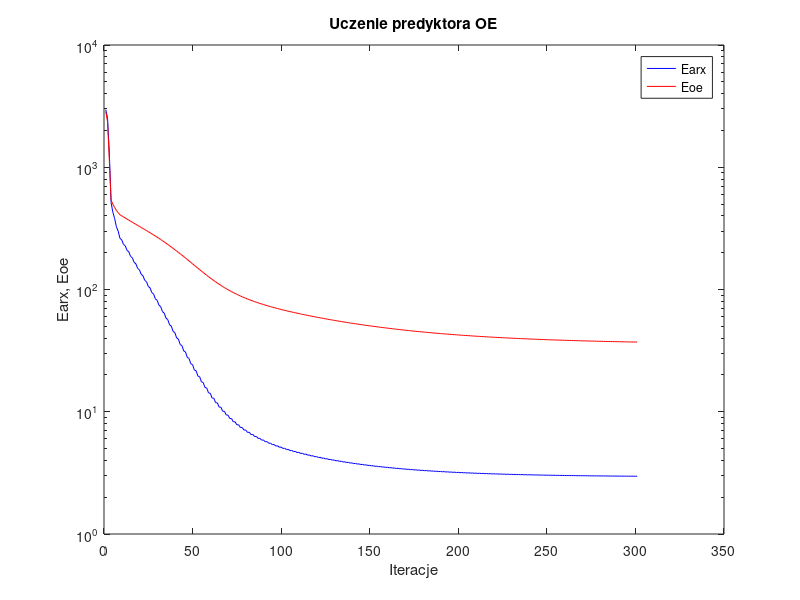
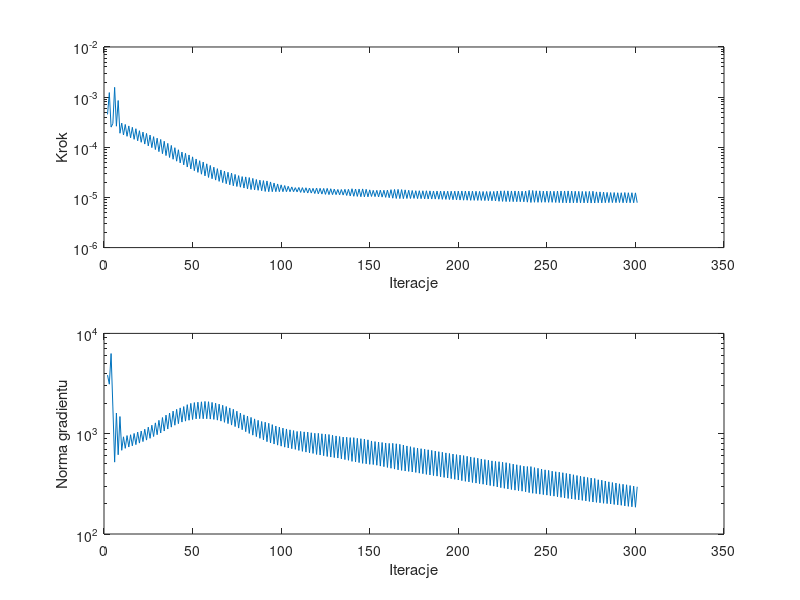

MATLAB code for these plots, in order:
%uczenie predyktora oe
clear all;
n=0; farx(n+1)=2.963273e+003; foe(n+1)=2.853806e+003; wspucz(n+1)=0.000000e+000; ng(n+1)=0.000000e+000;
n=1; farx(n+1)=2.516370e+003; foe(n+1)=2.350616e+003; krok(n+1)=4.526501e-004; ng(n+1)=3.838355e+003;
n=2; farx(n+1)=1.311185e+003; foe(n+1)=1.141879e+003; krok(n+1)=1.231621e-003; ng(n+1)=3.115101e+003;
n=3; farx(n+1)=5.133767e+002; foe(n+1)=5.374670e+002; krok(n+1)=2.526617e-004; ng(n+1)=6.294057e+003;
n=4; farx(n+1)=4.292630e+002; foe(n+1)=4.982598e+002; krok(n+1)=2.981997e-004; ng(n+1)=1.847855e+003;
n=5; farx(n+1)=3.807287e+002; foe(n+1)=4.691541e+002; krok(n+1)=1.567808e-003; ng(n+1)=5.206186e+002;
n=6; farx(n+1)=3.258985e+002; foe(n+1)=4.431566e+002; krok(n+1)=2.632539e-004; ng(n+1)=1.608031e+003;
n=7; farx(n+1)=3.002250e+002; foe(n+1)=4.253794e+002; krok(n+1)=8.567570e-004; ng(n+1)=6.165795e+002;
n=8; farx(n+1)=2.622677e+002; foe(n+1)=4.089311e+002; krok(n+1)=1.906226e-004; ng(n+1)=1.482772e+003;
n=9; farx(n+1)=2.551008e+002; foe(n+1)=4.006414e+002; krok(n+1)=3.032495e-004; ng(n+1)=6.831062e+002;
n=10; farx(n+1)=2.339431e+002; foe(n+1)=3.923650e+002; krok(n+1)=1.764835e-004; ng(n+1)=9.310053e+002;
n=11; farx(n+1)=2.278335e+002; foe(n+1)=3.845177e+002; krok(n+1)=2.852628e-004; ng(n+1)=7.146979e+002;
n=12; farx(n+1)=2.089079e+002; foe(n+1)=3.766869e+002; krok(n+1)=1.654720e-004; ng(n+1)=9.579177e+002;
n=13; farx(n+1)=2.033976e+002; foe(n+1)=3.692707e+002; krok(n+1)=2.666638e-004; ng(n+1)=7.363477e+002;
n=14; farx(n+1)=1.866428e+002; foe(n+1)=3.618835e+002; krok(n+1)=1.548038e-004; ng(n+1)=9.760910e+002;
n=15; farx(n+1)=1.816632e+002; foe(n+1)=3.548502e+002; krok(n+1)=2.501060e-004; ng(n+1)=7.571815e+002;
n=16; farx(n+1)=1.667715e+002; foe(n+1)=3.478371e+002; krok(n+1)=1.440996e-004; ng(n+1)=1.005578e+003;
n=17; farx(n+1)=1.622569e+002; foe(n+1)=3.411235e+002; krok(n+1)=2.345280e-004; ng(n+1)=7.780159e+002;
n=18; farx(n+1)=1.489023e+002; foe(n+1)=3.344302e+002; krok(n+1)=1.347782e-004; ng(n+1)=1.037529e+003;
n=19; farx(n+1)=1.449978e+002; foe(n+1)=3.280498e+002; krok(n+1)=2.141893e-004; ng(n+1)=8.060507e+002;
n=20; farx(n+1)=1.330861e+002; foe(n+1)=3.216790e+002; krok(n+1)=1.258665e-004; ng(n+1)=1.062875e+003;
n=21; farx(n+1)=1.295657e+002; foe(n+1)=3.155091e+002; krok(n+1)=2.008920e-004; ng(n+1)=8.344882e+002;
n=22; farx(n+1)=1.188537e+002; foe(n+1)=3.093207e+002; krok(n+1)=1.159103e-004; ng(n+1)=1.107598e+003;
n=23; farx(n+1)=1.156402e+002; foe(n+1)=3.032907e+002; krok(n+1)=1.889980e-004; ng(n+1)=8.632326e+002;
n=24; farx(n+1)=1.059587e+002; foe(n+1)=2.972362e+002; krok(n+1)=1.067522e-004; ng(n+1)=1.162059e+003;
n=25; farx(n+1)=1.030983e+002; foe(n+1)=2.913372e+002; krok(n+1)=1.752622e-004; ng(n+1)=8.991930e+002;
n=26; farx(n+1)=9.436125e+001; foe(n+1)=2.854110e+002; krok(n+1)=9.833971e-005; ng(n+1)=1.215485e+003;
n=27; farx(n+1)=9.180973e+001; foe(n+1)=2.796023e+002; krok(n+1)=1.629504e-004; ng(n+1)=9.372581e+002;
n=28; farx(n+1)=8.391103e+001; foe(n+1)=2.737610e+002; krok(n+1)=9.016768e-005; ng(n+1)=1.282047e+003;
n=29; farx(n+1)=8.163280e+001; foe(n+1)=2.680127e+002; krok(n+1)=1.519651e-004; ng(n+1)=9.769763e+002;
n=30; farx(n+1)=7.450659e+001; foe(n+1)=2.622183e+002; krok(n+1)=8.191911e-005; ng(n+1)=1.359301e+003;
n=31; farx(n+1)=7.241523e+001; foe(n+1)=2.564659e+002; krok(n+1)=1.433605e-004; ng(n+1)=1.016405e+003;
n=32; farx(n+1)=6.594780e+001; foe(n+1)=2.506857e+002; krok(n+1)=7.454994e-005; ng(n+1)=1.449482e+003;
n=33; farx(n+1)=6.412611e+001; foe(n+1)=2.449917e+002; krok(n+1)=1.319295e-004; ng(n+1)=1.062986e+003;
n=34; farx(n+1)=5.827732e+001; foe(n+1)=2.392774e+002; krok(n+1)=6.831655e-005; ng(n+1)=1.531276e+003;
n=35; farx(n+1)=5.674230e+001; foe(n+1)=2.336810e+002; krok(n+1)=1.197273e-004; ng(n+1)=1.113071e+003;
n=36; farx(n+1)=5.148361e+001; foe(n+1)=2.280707e+002; krok(n+1)=6.263953e-005; ng(n+1)=1.606335e+003;
n=37; farx(n+1)=5.018379e+001; foe(n+1)=2.225629e+002; krok(n+1)=1.089132e-004; ng(n+1)=1.162348e+003;
n=38; farx(n+1)=4.544983e+001; foe(n+1)=2.170730e+002; krok(n+1)=5.770216e-005; ng(n+1)=1.679244e+003;
n=39; farx(n+1)=4.439817e+001; foe(n+1)=2.117151e+002; krok(n+1)=9.817829e-005; ng(n+1)=1.214776e+003;
n=40; farx(n+1)=4.016527e+001; foe(n+1)=2.063630e+002; krok(n+1)=5.285018e-005; ng(n+1)=1.748931e+003;
n=41; farx(n+1)=3.928025e+001; foe(n+1)=2.011170e+002; krok(n+1)=8.923578e-005; ng(n+1)=1.258671e+003;
n=42; farx(n+1)=3.549334e+001; foe(n+1)=1.959428e+002; krok(n+1)=4.888219e-005; ng(n+1)=1.808557e+003;
n=43; farx(n+1)=3.480010e+001; foe(n+1)=1.908931e+002; krok(n+1)=8.029770e-005; ng(n+1)=1.305601e+003;
n=44; farx(n+1)=3.145093e+001; foe(n+1)=1.859079e+002; krok(n+1)=4.461789e-005; ng(n+1)=1.864679e+003;
n=45; farx(n+1)=3.084417e+001; foe(n+1)=1.809672e+002; krok(n+1)=7.583697e-005; ng(n+1)=1.334363e+003;
n=46; farx(n+1)=2.784919e+001; foe(n+1)=1.761037e+002; krok(n+1)=4.041939e-005; ng(n+1)=1.947004e+003;
n=47; farx(n+1)=2.734580e+001; foe(n+1)=1.713417e+002; krok(n+1)=7.028870e-005; ng(n+1)=1.362179e+003;
n=48; farx(n+1)=2.468941e+001; foe(n+1)=1.666730e+002; krok(n+1)=3.693259e-005; ng(n+1)=2.006373e+003;
n=49; farx(n+1)=2.428342e+001; foe(n+1)=1.621318e+002; krok(n+1)=6.446963e-005; ng(n+1)=1.384945e+003;
n=50; farx(n+1)=2.193684e+001; foe(n+1)=1.577177e+002; krok(n+1)=3.415827e-005; ng(n+1)=2.042403e+003;
n=51; farx(n+1)=2.163463e+001; foe(n+1)=1.534607e+002; krok(n+1)=5.845176e-005; ng(n+1)=1.405786e+003;
n=52; farx(n+1)=1.957785e+001; foe(n+1)=1.493295e+002; krok(n+1)=3.161211e-005; ng(n+1)=2.061028e+003;
n=53; farx(n+1)=1.934537e+001; foe(n+1)=1.453371e+002; krok(n+1)=5.400102e-005; ng(n+1)=1.413901e+003;
n=54; farx(n+1)=1.754682e+001; foe(n+1)=1.414729e+002; krok(n+1)=2.907853e-005; ng(n+1)=2.079437e+003;
n=55; farx(n+1)=1.735804e+001; foe(n+1)=1.377262e+002; krok(n+1)=5.083014e-005; ng(n+1)=1.409027e+003;
n=56; farx(n+1)=1.577613e+001; foe(n+1)=1.341155e+002; krok(n+1)=2.689352e-005; ng(n+1)=2.096914e+003;
n=57; farx(n+1)=1.563984e+001; foe(n+1)=1.306654e+002; krok(n+1)=4.685521e-005; ng(n+1)=1.409652e+003;
n=58; farx(n+1)=1.426424e+001; foe(n+1)=1.273472e+002; krok(n+1)=2.503350e-005; ng(n+1)=2.083730e+003;
n=59; farx(n+1)=1.416084e+001; foe(n+1)=1.241714e+002; krok(n+1)=4.341873e-005; ng(n+1)=1.398849e+003;
n=60; farx(n+1)=1.296408e+001; foe(n+1)=1.211525e+002; krok(n+1)=2.360381e-005; ng(n+1)=2.051055e+003;
n=61; farx(n+1)=1.289954e+001; foe(n+1)=1.182749e+002; krok(n+1)=4.013634e-005; ng(n+1)=1.387857e+003;
n=62; farx(n+1)=1.185866e+001; foe(n+1)=1.155270e+002; krok(n+1)=2.219138e-005; ng(n+1)=2.016450e+003;
n=63; farx(n+1)=1.181645e+001; foe(n+1)=1.129126e+002; krok(n+1)=3.750283e-005; ng(n+1)=1.365098e+003;
n=64; farx(n+1)=1.091305e+001; foe(n+1)=1.104229e+002; krok(n+1)=2.092658e-005; ng(n+1)=1.971103e+003;
n=65; farx(n+1)=1.088580e+001; foe(n+1)=1.080498e+002; krok(n+1)=3.533295e-005; ng(n+1)=1.334664e+003;
n=66; farx(n+1)=1.010121e+001; foe(n+1)=1.057972e+002; krok(n+1)=1.977673e-005; ng(n+1)=1.920564e+003;
n=67; farx(n+1)=1.008441e+001; foe(n+1)=1.036458e+002; krok(n+1)=3.351833e-005; ng(n+1)=1.298470e+003;
n=68; farx(n+1)=9.400436e+000; foe(n+1)=1.016086e+002; krok(n+1)=1.878573e-005; ng(n+1)=1.866412e+003;
n=69; farx(n+1)=9.393830e+000; foe(n+1)=9.966789e+001; krok(n+1)=3.176034e-005; ng(n+1)=1.260946e+003;
n=70; farx(n+1)=8.797476e+000; foe(n+1)=9.782745e+001; krok(n+1)=1.788662e-005; ng(n+1)=1.806817e+003;
n=71; farx(n+1)=8.797301e+000; foe(n+1)=9.607221e+001; krok(n+1)=3.047298e-005; ng(n+1)=1.218792e+003;
n=72; farx(n+1)=8.273165e+000; foe(n+1)=9.440077e+001; krok(n+1)=1.707914e-005; ng(n+1)=1.752327e+003;
n=73; farx(n+1)=8.278518e+000; foe(n+1)=9.281875e+001; krok(n+1)=2.877521e-005; ng(n+1)=1.177544e+003;
n=74; farx(n+1)=7.819488e+000; foe(n+1)=9.131698e+001; krok(n+1)=1.653919e-005; ng(n+1)=1.676271e+003;
n=75; farx(n+1)=7.830385e+000; foe(n+1)=8.989164e+001; krok(n+1)=2.722830e-005; ng(n+1)=1.137671e+003;
n=76; farx(n+1)=7.426480e+000; foe(n+1)=8.853534e+001; krok(n+1)=1.602405e-005; ng(n+1)=1.604519e+003;
n=77; farx(n+1)=7.440559e+000; foe(n+1)=8.724323e+001; krok(n+1)=2.604975e-005; ng(n+1)=1.096125e+003;
n=78; farx(n+1)=7.084935e+000; foe(n+1)=8.600932e+001; krok(n+1)=1.539716e-005; ng(n+1)=1.541762e+003;
n=79; farx(n+1)=7.097623e+000; foe(n+1)=8.481948e+001; krok(n+1)=2.567510e-005; ng(n+1)=1.047793e+003;
n=80; farx(n+1)=6.779459e+000; foe(n+1)=8.368175e+001; krok(n+1)=1.480572e-005; ng(n+1)=1.501008e+003;
n=81; farx(n+1)=6.792936e+000; foe(n+1)=8.259119e+001; krok(n+1)=2.491142e-005; ng(n+1)=1.006066e+003;
n=82; farx(n+1)=6.508074e+000; foe(n+1)=8.154526e+001; krok(n+1)=1.436371e-005; ng(n+1)=1.453482e+003;
n=83; farx(n+1)=6.522067e+000; foe(n+1)=8.054341e+001; krok(n+1)=2.394830e-005; ng(n+1)=9.668645e+002;
n=84; farx(n+1)=6.265620e+000; foe(n+1)=7.958480e+001; krok(n+1)=1.414532e-005; ng(n+1)=1.404993e+003;
n=85; farx(n+1)=6.282417e+000; foe(n+1)=7.866875e+001; krok(n+1)=2.277085e-005; ng(n+1)=9.349518e+002;
n=86; farx(n+1)=6.051597e+000; foe(n+1)=7.778616e+001; krok(n+1)=1.387715e-005; ng(n+1)=1.359501e+003;
n=87; farx(n+1)=6.068446e+000; foe(n+1)=7.693592e+001; krok(n+1)=2.209045e-005; ng(n+1)=8.998192e+002;
n=88; farx(n+1)=5.858571e+000; foe(n+1)=7.611568e+001; krok(n+1)=1.361457e-005; ng(n+1)=1.323092e+003;
n=89; farx(n+1)=5.876448e+000; foe(n+1)=7.532460e+001; krok(n+1)=2.167257e-005; ng(n+1)=8.679341e+002;
n=90; farx(n+1)=5.684461e+000; foe(n+1)=7.455181e+001; krok(n+1)=1.317649e-005; ng(n+1)=1.302158e+003;
n=91; farx(n+1)=5.700450e+000; foe(n+1)=7.380538e+001; krok(n+1)=2.132008e-005; ng(n+1)=8.324912e+002;
n=92; farx(n+1)=5.523567e+000; foe(n+1)=7.308130e+001; krok(n+1)=1.302585e-005; ng(n+1)=1.270236e+003;
n=93; farx(n+1)=5.540533e+000; foe(n+1)=7.238546e+001; krok(n+1)=2.036880e-005; ng(n+1)=8.078448e+002;
n=94; farx(n+1)=5.377255e+000; foe(n+1)=7.170933e+001; krok(n+1)=1.302585e-005; ng(n+1)=1.231320e+003;
n=95; farx(n+1)=5.395549e+000; foe(n+1)=7.105971e+001; krok(n+1)=1.936462e-005; ng(n+1)=7.884380e+002;
n=96; farx(n+1)=5.244525e+000; foe(n+1)=7.042600e+001; krok(n+1)=1.302585e-005; ng(n+1)=1.193192e+003;
n=97; farx(n+1)=5.263347e+000; foe(n+1)=6.981462e+001; krok(n+1)=1.858062e-005; ng(n+1)=7.691089e+002;
n=98; farx(n+1)=5.122773e+000; foe(n+1)=6.921711e+001; krok(n+1)=1.302585e-005; ng(n+1)=1.163617e+003;
n=99; farx(n+1)=5.141916e+000; foe(n+1)=6.863948e+001; krok(n+1)=1.782892e-005; ng(n+1)=7.514945e+002;
n=100; farx(n+1)=5.010875e+000; foe(n+1)=6.807445e+001; krok(n+1)=1.302585e-005; ng(n+1)=1.136571e+003;
n=101; farx(n+1)=5.030030e+000; foe(n+1)=6.752582e+001; krok(n+1)=1.726474e-005; ng(n+1)=7.344004e+002;
n=102; farx(n+1)=4.906952e+000; foe(n+1)=6.698861e+001; krok(n+1)=1.302585e-005; ng(n+1)=1.114780e+003;
n=103; farx(n+1)=4.926251e+000; foe(n+1)=6.646673e+001; krok(n+1)=1.666649e-005; ng(n+1)=7.210705e+002;
n=104; farx(n+1)=4.810599e+000; foe(n+1)=6.595503e+001; krok(n+1)=1.302585e-005; ng(n+1)=1.092625e+003;
n=105; farx(n+1)=4.829806e+000; foe(n+1)=6.545662e+001; krok(n+1)=1.621111e-005; ng(n+1)=7.083851e+002;
n=106; farx(n+1)=4.720489e+000; foe(n+1)=6.496744e+001; krok(n+1)=1.302585e-005; ng(n+1)=1.074542e+003;
n=107; farx(n+1)=4.739593e+000; foe(n+1)=6.449084e+001; krok(n+1)=1.568168e-005; ng(n+1)=6.981403e+002;
n=108; farx(n+1)=4.637364e+000; foe(n+1)=6.402303e+001; krok(n+1)=1.290553e-005; ng(n+1)=1.052971e+003;
n=109; farx(n+1)=4.655778e+000; foe(n+1)=6.356365e+001; krok(n+1)=1.580481e-005; ng(n+1)=6.808959e+002;
n=110; farx(n+1)=4.558571e+000; foe(n+1)=6.311189e+001; krok(n+1)=1.259797e-005; ng(n+1)=1.053669e+003;
n=111; farx(n+1)=4.576292e+000; foe(n+1)=6.266936e+001; krok(n+1)=1.568168e-005; ng(n+1)=6.667502e+002;
n=112; farx(n+1)=4.484009e+000; foe(n+1)=6.223461e+001; krok(n+1)=1.246120e-005; ng(n+1)=1.042910e+003;
n=113; farx(n+1)=4.501588e+000; foe(n+1)=6.180859e+001; krok(n+1)=1.558957e-005; ng(n+1)=6.555490e+002;
n=114; farx(n+1)=4.413728e+000; foe(n+1)=6.138891e+001; krok(n+1)=1.225273e-005; ng(n+1)=1.036955e+003;
n=115; farx(n+1)=4.430652e+000; foe(n+1)=6.097797e+001; krok(n+1)=1.539716e-005; ng(n+1)=6.441862e+002;
n=116; farx(n+1)=4.346932e+000; foe(n+1)=6.057422e+001; krok(n+1)=1.221656e-005; ng(n+1)=1.021772e+003;
n=117; farx(n+1)=4.363873e+000; foe(n+1)=6.017872e+001; krok(n+1)=1.516275e-005; ng(n+1)=6.357662e+002;
n=118; farx(n+1)=4.284735e+000; foe(n+1)=5.978943e+001; krok(n+1)=1.197415e-005; ng(n+1)=1.010066e+003;
n=119; farx(n+1)=4.300851e+000; foe(n+1)=5.940544e+001; krok(n+1)=1.539716e-005; ng(n+1)=6.210737e+002;
n=120; farx(n+1)=4.224585e+000; foe(n+1)=5.902797e+001; krok(n+1)=1.180191e-005; ng(n+1)=1.008618e+003;
n=121; farx(n+1)=4.240779e+000; foe(n+1)=5.865811e+001; krok(n+1)=1.519696e-005; ng(n+1)=6.132103e+002;
n=122; farx(n+1)=4.167886e+000; foe(n+1)=5.829361e+001; krok(n+1)=1.167393e-005; ng(n+1)=9.978158e+002;
n=123; farx(n+1)=4.183825e+000; foe(n+1)=5.793614e+001; krok(n+1)=1.511881e-005; ng(n+1)=6.034402e+002;
n=124; farx(n+1)=4.114152e+000; foe(n+1)=5.758381e+001; krok(n+1)=1.151293e-005; ng(n+1)=9.880357e+002;
n=125; farx(n+1)=4.129795e+000; foe(n+1)=5.723765e+001; krok(n+1)=1.515170e-005; ng(n+1)=5.928186e+002;
n=126; farx(n+1)=4.062682e+000; foe(n+1)=5.689634e+001; krok(n+1)=1.138585e-005; ng(n+1)=9.814727e+002;
n=127; farx(n+1)=4.078120e+000; foe(n+1)=5.656222e+001; krok(n+1)=1.490654e-005; ng(n+1)=5.848676e+002;
n=128; farx(n+1)=4.013741e+000; foe(n+1)=5.623335e+001; krok(n+1)=1.138585e-005; ng(n+1)=9.649610e+002;
n=129; farx(n+1)=4.029176e+000; foe(n+1)=5.591113e+001; krok(n+1)=1.465800e-005; ng(n+1)=5.780012e+002;
n=130; farx(n+1)=3.967231e+000; foe(n+1)=5.559383e+001; krok(n+1)=1.138585e-005; ng(n+1)=9.501268e+002;
n=131; farx(n+1)=3.982769e+000; foe(n+1)=5.528311e+001; krok(n+1)=1.442554e-005; ng(n+1)=5.717452e+002;
n=132; farx(n+1)=3.923474e+000; foe(n+1)=5.497661e+001; krok(n+1)=1.127096e-005; ng(n+1)=9.368874e+002;
n=133; farx(n+1)=3.938586e+000; foe(n+1)=5.467536e+001; krok(n+1)=1.438760e-005; ng(n+1)=5.616804e+002;
n=134; farx(n+1)=3.881706e+000; foe(n+1)=5.437907e+001; krok(n+1)=1.115447e-005; ng(n+1)=9.248381e+002;
n=135; farx(n+1)=3.896765e+000; foe(n+1)=5.408701e+001; krok(n+1)=1.451496e-005; ng(n+1)=5.520902e+002;
n=136; farx(n+1)=3.841698e+000; foe(n+1)=5.379896e+001; krok(n+1)=1.095389e-005; ng(n+1)=9.223732e+002;
n=137; farx(n+1)=3.856588e+000; foe(n+1)=5.351597e+001; krok(n+1)=1.451496e-005; ng(n+1)=5.431665e+002;
n=138; farx(n+1)=3.803965e+000; foe(n+1)=5.323690e+001; krok(n+1)=1.069939e-005; ng(n+1)=9.137583e+002;
n=139; farx(n+1)=3.818308e+000; foe(n+1)=5.296026e+001; krok(n+1)=1.490654e-005; ng(n+1)=5.296650e+002;
n=140; farx(n+1)=3.766940e+000; foe(n+1)=5.268821e+001; krok(n+1)=1.054828e-005; ng(n+1)=9.134047e+002;
n=141; farx(n+1)=3.781312e+000; foe(n+1)=5.242127e+001; krok(n+1)=1.470858e-005; ng(n+1)=5.232828e+002;
n=142; farx(n+1)=3.731858e+000; foe(n+1)=5.215856e+001; krok(n+1)=1.048504e-005; ng(n+1)=8.996730e+002;
n=143; farx(n+1)=3.746187e+000; foe(n+1)=5.190005e+001; krok(n+1)=1.470169e-005; ng(n+1)=5.152949e+002;
n=144; farx(n+1)=3.698453e+000; foe(n+1)=5.164535e+001; krok(n+1)=1.033992e-005; ng(n+1)=8.912055e+002;
n=145; farx(n+1)=3.712595e+000; foe(n+1)=5.139427e+001; krok(n+1)=1.478735e-005; ng(n+1)=5.061824e+002;
n=146; farx(n+1)=3.666073e+000; foe(n+1)=5.114711e+001; krok(n+1)=1.029142e-005; ng(n+1)=8.837078e+002;
n=147; farx(n+1)=3.680331e+000; foe(n+1)=5.090535e+001; krok(n+1)=1.451496e-005; ng(n+1)=5.010500e+002;
n=148; farx(n+1)=3.635370e+000; foe(n+1)=5.066695e+001; krok(n+1)=1.029142e-005; ng(n+1)=8.686030e+002;
n=149; farx(n+1)=3.649377e+000; foe(n+1)=5.043358e+001; krok(n+1)=1.416371e-005; ng(n+1)=4.950414e+002;
n=150; farx(n+1)=3.605876e+000; foe(n+1)=5.020478e+001; krok(n+1)=1.046074e-005; ng(n+1)=8.464840e+002;
n=151; farx(n+1)=3.620341e+000; foe(n+1)=4.998080e+001; krok(n+1)=1.384553e-005; ng(n+1)=4.925843e+002;
n=152; farx(n+1)=3.578298e+000; foe(n+1)=4.975950e+001; krok(n+1)=1.038706e-005; ng(n+1)=8.345536e+002;
n=153; farx(n+1)=3.592649e+000; foe(n+1)=4.954238e+001; krok(n+1)=1.384553e-005; ng(n+1)=4.848567e+002;
n=154; farx(n+1)=3.552043e+000; foe(n+1)=4.932790e+001; krok(n+1)=1.023989e-005; ng(n+1)=8.253888e+002;
n=155; farx(n+1)=3.566123e+000; foe(n+1)=4.911673e+001; krok(n+1)=1.395508e-005; ng(n+1)=4.755424e+002;
n=156; farx(n+1)=3.526612e+000; foe(n+1)=4.890870e+001; krok(n+1)=1.015759e-005; ng(n+1)=8.173003e+002;
n=157; farx(n+1)=3.540695e+000; foe(n+1)=4.870437e+001; krok(n+1)=1.390226e-005; ng(n+1)=4.690423e+002;
n=158; farx(n+1)=3.502453e+000; foe(n+1)=4.850281e+001; krok(n+1)=1.003721e-005; ng(n+1)=8.078252e+002;
n=159; farx(n+1)=3.516377e+000; foe(n+1)=4.830427e+001; krok(n+1)=1.400116e-005; ng(n+1)=4.607664e+002;
n=160; farx(n+1)=3.479291e+000; foe(n+1)=4.810861e+001; krok(n+1)=9.888364e-006; ng(n+1)=8.005184e+002;
n=161; farx(n+1)=3.493281e+000; foe(n+1)=4.791550e+001; krok(n+1)=1.430061e-005; ng(n+1)=4.523143e+002;
n=162; farx(n+1)=3.456969e+000; foe(n+1)=4.772406e+001; krok(n+1)=9.657459e-006; ng(n+1)=8.016352e+002;
n=163; farx(n+1)=3.470734e+000; foe(n+1)=4.753609e+001; krok(n+1)=1.442554e-005; ng(n+1)=4.438469e+002;
n=164; farx(n+1)=3.435463e+000; foe(n+1)=4.735032e+001; krok(n+1)=9.538947e-006; ng(n+1)=7.935485e+002;
n=165; farx(n+1)=3.449034e+000; foe(n+1)=4.716765e+001; krok(n+1)=1.447119e-005; ng(n+1)=4.362111e+002;
n=166; farx(n+1)=3.414668e+000; foe(n+1)=4.698776e+001; krok(n+1)=9.497821e-006; ng(n+1)=7.835022e+002;
n=167; farx(n+1)=3.428224e+000; foe(n+1)=4.681135e+001; krok(n+1)=1.433996e-005; ng(n+1)=4.306796e+002;
n=168; farx(n+1)=3.394872e+000; foe(n+1)=4.663752e+001; krok(n+1)=9.456672e-006; ng(n+1)=7.713909e+002;
n=169; farx(n+1)=3.408188e+000; foe(n+1)=4.646675e+001; krok(n+1)=1.416371e-005; ng(n+1)=4.244979e+002;
n=170; farx(n+1)=3.375781e+000; foe(n+1)=4.629954e+001; krok(n+1)=9.530562e-006; ng(n+1)=7.550321e+002;
n=171; farx(n+1)=3.389223e+000; foe(n+1)=4.613538e+001; krok(n+1)=1.390431e-005; ng(n+1)=4.207131e+002;
n=172; farx(n+1)=3.357747e+000; foe(n+1)=4.597396e+001; krok(n+1)=9.520842e-006; ng(n+1)=7.420520e+002;
n=173; farx(n+1)=3.371047e+000; foe(n+1)=4.581525e+001; krok(n+1)=1.373458e-005; ng(n+1)=4.152170e+002;
n=174; farx(n+1)=3.340432e+000; foe(n+1)=4.565964e+001; krok(n+1)=9.564320e-006; ng(n+1)=7.276882e+002;
n=175; farx(n+1)=3.353872e+000; foe(n+1)=4.550666e+001; krok(n+1)=1.361457e-005; ng(n+1)=4.109026e+002;
n=176; farx(n+1)=3.324066e+000; foe(n+1)=4.535583e+001; krok(n+1)=9.479621e-006; ng(n+1)=7.188579e+002;
n=177; farx(n+1)=3.337346e+000; foe(n+1)=4.520736e+001; krok(n+1)=1.361415e-005; ng(n+1)=4.044010e+002;
n=178; farx(n+1)=3.308256e+000; foe(n+1)=4.506137e+001; krok(n+1)=9.456672e-006; ng(n+1)=7.087066e+002;
n=179; farx(n+1)=3.321596e+000; foe(n+1)=4.491791e+001; krok(n+1)=1.356957e-005; ng(n+1)=3.993926e+002;
n=180; farx(n+1)=3.293227e+000; foe(n+1)=4.477628e+001; krok(n+1)=9.365562e-006; ng(n+1)=7.008055e+002;
n=181; farx(n+1)=3.306411e+000; foe(n+1)=4.463703e+001; krok(n+1)=1.357662e-005; ng(n+1)=3.930441e+002;
n=182; farx(n+1)=3.278727e+000; foe(n+1)=4.449992e+001; krok(n+1)=9.331364e-006; ng(n+1)=6.909703e+002;
n=183; farx(n+1)=3.291870e+000; foe(n+1)=4.436522e+001; krok(n+1)=1.351677e-005; ng(n+1)=3.878172e+002;
n=184; farx(n+1)=3.264854e+000; foe(n+1)=4.423246e+001; krok(n+1)=9.290308e-006; ng(n+1)=6.813938e+002;
n=185; farx(n+1)=3.277903e+000; foe(n+1)=4.410207e+001; krok(n+1)=1.344623e-005; ng(n+1)=3.824755e+002;
n=186; farx(n+1)=3.251545e+000; foe(n+1)=4.397366e+001; krok(n+1)=9.272806e-006; ng(n+1)=6.708574e+002;
n=187; farx(n+1)=3.264568e+000; foe(n+1)=4.384757e+001; krok(n+1)=1.338477e-005; ng(n+1)=3.775295e+002;
n=188; farx(n+1)=3.238852e+000; foe(n+1)=4.372319e+001; krok(n+1)=9.217968e-006; ng(n+1)=6.617258e+002;
n=189; farx(n+1)=3.251787e+000; foe(n+1)=4.360096e+001; krok(n+1)=1.338477e-005; ng(n+1)=3.719457e+002;
n=190; farx(n+1)=3.226661e+000; foe(n+1)=4.348043e+001; krok(n+1)=9.165986e-006; ng(n+1)=6.530914e+002;
n=191; farx(n+1)=3.239491e+000; foe(n+1)=4.336202e+001; krok(n+1)=1.334403e-005; ng(n+1)=3.666289e+002;
n=192; farx(n+1)=3.214955e+000; foe(n+1)=4.324536e+001; krok(n+1)=9.137433e-006; ng(n+1)=6.433914e+002;
n=193; farx(n+1)=3.227748e+000; foe(n+1)=4.313076e+001; krok(n+1)=1.331856e-005; ng(n+1)=3.616587e+002;
n=194; farx(n+1)=3.203766e+000; foe(n+1)=4.301767e+001; krok(n+1)=9.078452e-006; ng(n+1)=6.351893e+002;
n=195; farx(n+1)=3.216465e+000; foe(n+1)=4.290657e+001; krok(n+1)=1.331856e-005; ng(n+1)=3.563144e+002;
n=196; farx(n+1)=3.193049e+000; foe(n+1)=4.279697e+001; krok(n+1)=9.015490e-006; ng(n+1)=6.267167e+002;
n=197; farx(n+1)=3.205634e+000; foe(n+1)=4.268916e+001; krok(n+1)=1.334403e-005; ng(n+1)=3.507880e+002;
n=198; farx(n+1)=3.182741e+000; foe(n+1)=4.258293e+001; krok(n+1)=8.960031e-006; ng(n+1)=6.185032e+002;
n=199; farx(n+1)=3.195274e+000; foe(n+1)=4.247841e+001; krok(n+1)=1.338477e-005; ng(n+1)=3.455954e+002;
n=200; farx(n+1)=3.172857e+000; foe(n+1)=4.237526e+001; krok(n+1)=8.883311e-006; ng(n+1)=6.116359e+002;
n=201; farx(n+1)=3.185317e+000; foe(n+1)=4.227383e+001; krok(n+1)=1.344676e-005; ng(n+1)=3.403411e+002;
n=202; farx(n+1)=3.163357e+000; foe(n+1)=4.217367e+001; krok(n+1)=8.807743e-006; ng(n+1)=6.048926e+002;
n=203; farx(n+1)=3.175651e+000; foe(n+1)=4.207524e+001; krok(n+1)=1.342816e-005; ng(n+1)=3.351718e+002;
n=204; farx(n+1)=3.154178e+000; foe(n+1)=4.197838e+001; krok(n+1)=8.799185e-006; ng(n+1)=5.951744e+002;
n=205; farx(n+1)=3.166414e+000; foe(n+1)=4.188322e+001; krok(n+1)=1.335600e-005; ng(n+1)=3.308611e+002;
n=206; farx(n+1)=3.145440e+000; foe(n+1)=4.178944e+001; krok(n+1)=8.756691e-006; ng(n+1)=5.863013e+002;
n=207; farx(n+1)=3.157545e+000; foe(n+1)=4.169715e+001; krok(n+1)=1.334530e-005; ng(n+1)=3.259608e+002;
n=208; farx(n+1)=3.136993e+000; foe(n+1)=4.160636e+001; krok(n+1)=8.746968e-006; ng(n+1)=5.774880e+002;
n=209; farx(n+1)=3.149068e+000; foe(n+1)=4.151717e+001; krok(n+1)=1.328171e-005; ng(n+1)=3.218974e+002;
n=210; farx(n+1)=3.128920e+000; foe(n+1)=4.142918e+001; krok(n+1)=8.718949e-006; ng(n+1)=5.695100e+002;
n=211; farx(n+1)=3.140873e+000; foe(n+1)=4.134289e+001; krok(n+1)=1.318762e-005; ng(n+1)=3.176395e+002;
n=212; farx(n+1)=3.121183e+000; foe(n+1)=4.125785e+001; krok(n+1)=8.718949e-006; ng(n+1)=5.596291e+002;
n=213; farx(n+1)=3.133079e+000; foe(n+1)=4.117438e+001; krok(n+1)=1.314101e-005; ng(n+1)=3.135210e+002;
n=214; farx(n+1)=3.113819e+000; foe(n+1)=4.109195e+001; krok(n+1)=8.667355e-006; ng(n+1)=5.518030e+002;
n=215; farx(n+1)=3.125562e+000; foe(n+1)=4.101092e+001; krok(n+1)=1.313918e-005; ng(n+1)=3.087817e+002;
n=216; farx(n+1)=3.106738e+000; foe(n+1)=4.093112e+001; krok(n+1)=8.632369e-006; ng(n+1)=5.432737e+002;
n=217; farx(n+1)=3.118375e+000; foe(n+1)=4.085250e+001; krok(n+1)=1.315377e-005; ng(n+1)=3.042548e+002;
n=218; farx(n+1)=3.099921e+000; foe(n+1)=4.077513e+001; krok(n+1)=8.593476e-006; ng(n+1)=5.358787e+002;
n=219; farx(n+1)=3.111498e+000; foe(n+1)=4.069893e+001; krok(n+1)=1.317649e-005; ng(n+1)=2.999808e+002;
n=220; farx(n+1)=3.093453e+000; foe(n+1)=4.062379e+001; krok(n+1)=8.500298e-006; ng(n+1)=5.294643e+002;
n=221; farx(n+1)=3.104947e+000; foe(n+1)=4.054951e+001; krok(n+1)=1.338477e-005; ng(n+1)=2.947615e+002;
n=222; farx(n+1)=3.087203e+000; foe(n+1)=4.047622e+001; krok(n+1)=8.379583e-006; ng(n+1)=5.256688e+002;
n=223; farx(n+1)=3.098539e+000; foe(n+1)=4.040380e+001; krok(n+1)=1.351734e-005; ng(n+1)=2.896490e+002;
n=224; farx(n+1)=3.081103e+000; foe(n+1)=4.033263e+001; krok(n+1)=8.333245e-006; ng(n+1)=5.193206e+002;
n=225; farx(n+1)=3.092406e+000; foe(n+1)=4.026244e+001; krok(n+1)=1.356957e-005; ng(n+1)=2.855616e+002;
n=226; farx(n+1)=3.075247e+000; foe(n+1)=4.019320e+001; krok(n+1)=8.272636e-006; ng(n+1)=5.138854e+002;
n=227; farx(n+1)=3.086385e+000; foe(n+1)=4.012514e+001; krok(n+1)=1.351734e-005; ng(n+1)=2.814126e+002;
n=228; farx(n+1)=3.069600e+000; foe(n+1)=4.005824e+001; krok(n+1)=8.274713e-006; ng(n+1)=5.047680e+002;
n=229; farx(n+1)=3.080657e+000; foe(n+1)=3.999239e+001; krok(n+1)=1.346311e-005; ng(n+1)=2.777278e+002;
n=230; farx(n+1)=3.064213e+000; foe(n+1)=3.992758e+001; krok(n+1)=8.245594e-006; ng(n+1)=4.971915e+002;
n=231; farx(n+1)=3.075167e+000; foe(n+1)=3.986373e+001; krok(n+1)=1.346311e-005; ng(n+1)=2.737660e+002;
n=232; farx(n+1)=3.059018e+000; foe(n+1)=3.980088e+001; krok(n+1)=8.223627e-006; ng(n+1)=4.901257e+002;
n=233; farx(n+1)=3.069850e+000; foe(n+1)=3.973908e+001; krok(n+1)=1.338683e-005; ng(n+1)=2.703490e+002;
n=234; farx(n+1)=3.054032e+000; foe(n+1)=3.967829e+001; krok(n+1)=8.223627e-006; ng(n+1)=4.819159e+002;
n=235; farx(n+1)=3.064775e+000; foe(n+1)=3.961850e+001; krok(n+1)=1.332607e-005; ng(n+1)=2.672808e+002;
n=236; farx(n+1)=3.049296e+000; foe(n+1)=3.955960e+001; krok(n+1)=8.186754e-006; ng(n+1)=4.746416e+002;
n=237; farx(n+1)=3.059992e+000; foe(n+1)=3.950150e+001; krok(n+1)=1.344676e-005; ng(n+1)=2.635708e+002;
n=238; farx(n+1)=3.044817e+000; foe(n+1)=3.944407e+001; krok(n+1)=8.058704e-006; ng(n+1)=4.705597e+002;
n=239; farx(n+1)=3.055470e+000; foe(n+1)=3.938710e+001; krok(n+1)=1.384553e-005; ng(n+1)=2.586087e+002;
n=240; farx(n+1)=3.040383e+000; foe(n+1)=3.933066e+001; krok(n+1)=7.938342e-006; ng(n+1)=4.699821e+002;
n=241; farx(n+1)=3.050752e+000; foe(n+1)=3.927525e+001; krok(n+1)=1.373458e-005; ng(n+1)=2.548687e+002;
n=242; farx(n+1)=3.036029e+000; foe(n+1)=3.922106e+001; krok(n+1)=8.012023e-006; ng(n+1)=4.589158e+002;
n=243; farx(n+1)=3.046382e+000; foe(n+1)=3.916779e+001; krok(n+1)=1.357488e-005; ng(n+1)=2.528240e+002;
n=244; farx(n+1)=3.031943e+000; foe(n+1)=3.911527e+001; krok(n+1)=7.989188e-006; ng(n+1)=4.520481e+002;
n=245; farx(n+1)=3.042143e+000; foe(n+1)=3.906361e+001; krok(n+1)=1.351734e-005; ng(n+1)=2.496323e+002;
n=246; farx(n+1)=3.027991e+000; foe(n+1)=3.901282e+001; krok(n+1)=8.001301e-006; ng(n+1)=4.441891e+002;
n=247; farx(n+1)=3.038065e+000; foe(n+1)=3.896288e+001; krok(n+1)=1.338683e-005; ng(n+1)=2.469788e+002;
n=248; farx(n+1)=3.024220e+000; foe(n+1)=3.891380e+001; krok(n+1)=8.010217e-006; ng(n+1)=4.360673e+002;
n=249; farx(n+1)=3.034238e+000; foe(n+1)=3.886543e+001; krok(n+1)=1.338477e-005; ng(n+1)=2.441473e+002;
n=250; farx(n+1)=3.020596e+000; foe(n+1)=3.881772e+001; krok(n+1)=7.983154e-006; ng(n+1)=4.307578e+002;
n=251; farx(n+1)=3.030469e+000; foe(n+1)=3.877087e+001; krok(n+1)=1.328620e-005; ng(n+1)=2.413426e+002;
n=252; farx(n+1)=3.017123e+000; foe(n+1)=3.872474e+001; krok(n+1)=7.989188e-006; ng(n+1)=4.229412e+002;
n=253; farx(n+1)=3.026923e+000; foe(n+1)=3.867932e+001; krok(n+1)=1.328171e-005; ng(n+1)=2.385233e+002;
n=254; farx(n+1)=3.013820e+000; foe(n+1)=3.863450e+001; krok(n+1)=7.940086e-006; ng(n+1)=4.175005e+002;
n=255; farx(n+1)=3.023531e+000; foe(n+1)=3.859028e+001; krok(n+1)=1.338477e-005; ng(n+1)=2.351840e+002;
n=256; farx(n+1)=3.010620e+000; foe(n+1)=3.854661e+001; krok(n+1)=7.886739e-006; ng(n+1)=4.130886e+002;
n=257; farx(n+1)=3.020242e+000; foe(n+1)=3.850363e+001; krok(n+1)=1.344676e-005; ng(n+1)=2.320785e+002;
n=258; farx(n+1)=3.007543e+000; foe(n+1)=3.846112e+001; krok(n+1)=7.835092e-006; ng(n+1)=4.082461e+002;
n=259; farx(n+1)=3.017015e+000; foe(n+1)=3.841928e+001; krok(n+1)=1.346311e-005; ng(n+1)=2.288877e+002;
n=260; farx(n+1)=3.004556e+000; foe(n+1)=3.837808e+001; krok(n+1)=7.821846e-006; ng(n+1)=4.018991e+002;
n=261; farx(n+1)=3.013953e+000; foe(n+1)=3.833747e+001; krok(n+1)=1.348707e-005; ng(n+1)=2.261136e+002;
n=262; farx(n+1)=3.001673e+000; foe(n+1)=3.829737e+001; krok(n+1)=7.794783e-006; ng(n+1)=3.970109e+002;
n=263; farx(n+1)=3.010914e+000; foe(n+1)=3.825799e+001; krok(n+1)=1.338683e-005; ng(n+1)=2.234804e+002;
n=264; farx(n+1)=2.998891e+000; foe(n+1)=3.821924e+001; krok(n+1)=7.815812e-006; ng(n+1)=3.895380e+002;
n=265; farx(n+1)=3.008019e+000; foe(n+1)=3.818111e+001; krok(n+1)=1.328620e-005; ng(n+1)=2.211192e+002;
n=266; farx(n+1)=2.996216e+000; foe(n+1)=3.814358e+001; krok(n+1)=7.829941e-006; ng(n+1)=3.829151e+002;
n=267; farx(n+1)=3.005261e+000; foe(n+1)=3.810667e+001; krok(n+1)=1.321254e-005; ng(n+1)=2.188494e+002;
n=268; farx(n+1)=2.993669e+000; foe(n+1)=3.807024e+001; krok(n+1)=7.815812e-006; ng(n+1)=3.771891e+002;
n=269; farx(n+1)=3.002601e+000; foe(n+1)=3.803438e+001; krok(n+1)=1.318762e-005; ng(n+1)=2.162471e+002;
n=270; farx(n+1)=2.991215e+000; foe(n+1)=3.799902e+001; krok(n+1)=7.803699e-006; ng(n+1)=3.715205e+002;
n=271; farx(n+1)=3.000031e+000; foe(n+1)=3.796419e+001; krok(n+1)=1.315377e-005; ng(n+1)=2.137084e+002;
n=272; farx(n+1)=2.988854e+000; foe(n+1)=3.792987e+001; krok(n+1)=7.792977e-006; ng(n+1)=3.658135e+002;
n=273; farx(n+1)=2.997593e+000; foe(n+1)=3.789603e+001; krok(n+1)=1.317649e-005; ng(n+1)=2.111872e+002;
n=274; farx(n+1)=2.986599e+000; foe(n+1)=3.786260e+001; krok(n+1)=7.745883e-006; ng(n+1)=3.614669e+002;
n=275; farx(n+1)=2.995255e+000; foe(n+1)=3.782961e+001; krok(n+1)=1.328171e-005; ng(n+1)=2.083290e+002;
n=276; farx(n+1)=2.984345e+000; foe(n+1)=3.779699e+001; krok(n+1)=7.746296e-006; ng(n+1)=3.578129e+002;
n=277; farx(n+1)=2.992774e+000; foe(n+1)=3.776515e+001; krok(n+1)=1.290553e-005; ng(n+1)=2.066727e+002;
n=278; farx(n+1)=2.982216e+000; foe(n+1)=3.773393e+001; krok(n+1)=7.840842e-006; ng(n+1)=3.473122e+002;
n=279; farx(n+1)=2.990626e+000; foe(n+1)=3.770308e+001; krok(n+1)=1.290355e-005; ng(n+1)=2.046948e+002;
n=280; farx(n+1)=2.980182e+000; foe(n+1)=3.767259e+001; krok(n+1)=7.806114e-006; ng(n+1)=3.439821e+002;
n=281; farx(n+1)=2.988431e+000; foe(n+1)=3.764261e+001; krok(n+1)=1.277945e-005; ng(n+1)=2.024469e+002;
n=282; farx(n+1)=2.978186e+000; foe(n+1)=3.761314e+001; krok(n+1)=7.864914e-006; ng(n+1)=3.371927e+002;
n=283; farx(n+1)=2.986340e+000; foe(n+1)=3.758415e+001; krok(n+1)=1.259797e-005; ng(n+1)=2.009710e+002;
n=284; farx(n+1)=2.976292e+000; foe(n+1)=3.755559e+001; krok(n+1)=7.895680e-006; ng(n+1)=3.311528e+002;
n=285; farx(n+1)=2.984348e+000; foe(n+1)=3.752747e+001; krok(n+1)=1.250178e-005; ng(n+1)=1.991664e+002;
n=286; farx(n+1)=2.974488e+000; foe(n+1)=3.749973e+001; krok(n+1)=7.895680e-006; ng(n+1)=3.259255e+002;
n=287; farx(n+1)=2.982468e+000; foe(n+1)=3.747236e+001; krok(n+1)=1.251675e-005; ng(n+1)=1.970083e+002;
n=288; farx(n+1)=2.972729e+000; foe(n+1)=3.744532e+001; krok(n+1)=7.884010e-006; ng(n+1)=3.221266e+002;
n=289; farx(n+1)=2.980586e+000; foe(n+1)=3.741873e+001; krok(n+1)=1.240823e-005; ng(n+1)=1.951488e+002;
n=290; farx(n+1)=2.971033e+000; foe(n+1)=3.739250e+001; krok(n+1)=7.909320e-006; ng(n+1)=3.164991e+002;
n=291; farx(n+1)=2.978841e+000; foe(n+1)=3.736666e+001; krok(n+1)=1.240203e-005; ng(n+1)=1.933289e+002;
n=292; farx(n+1)=2.969452e+000; foe(n+1)=3.734106e+001; krok(n+1)=7.840842e-006; ng(n+1)=3.131066e+002;
n=293; farx(n+1)=2.977138e+000; foe(n+1)=3.731574e+001; krok(n+1)=1.251850e-005; ng(n+1)=1.904930e+002;
n=294; farx(n+1)=2.967859e+000; foe(n+1)=3.729076e+001; krok(n+1)=7.829941e-006; ng(n+1)=3.095499e+002;
n=295; farx(n+1)=2.975427e+000; foe(n+1)=3.726616e+001; krok(n+1)=1.240823e-005; ng(n+1)=1.887389e+002;
n=296; farx(n+1)=2.966338e+000; foe(n+1)=3.724192e+001; krok(n+1)=7.840842e-006; ng(n+1)=3.041857e+002;
n=297; farx(n+1)=2.973820e+000; foe(n+1)=3.721794e+001; krok(n+1)=1.240823e-005; ng(n+1)=1.867213e+002;
n=298; farx(n+1)=2.964855e+000; foe(n+1)=3.719431e+001; krok(n+1)=7.835092e-006; ng(n+1)=3.003468e+002;
n=299; farx(n+1)=2.972240e+000; foe(n+1)=3.717099e+001; krok(n+1)=1.234279e-005; ng(n+1)=1.849532e+002;
n=300; farx(n+1)=2.963400e+000; foe(n+1)=3.714800e+001; krok(n+1)=7.864914e-006; ng(n+1)=2.958461e+002;

figure; semilogy(farx,'b'); hold on; semilogy(foe,'r'); xlabel('Iteracje'); ylabel('Earx, Eoe'); legend('Earx','Eoe'); title('Uczenie predyktora OE');
figure; subplot(2,1,1); semilogy(krok); xlabel('Iteracje'); ylabel('Krok');
subplot(2,1,2); semilogy(ng); xlabel('Iteracje'); ylabel('Norma gradientu');
Earx=farx(n+1)
Eoe=foe(n+1)
